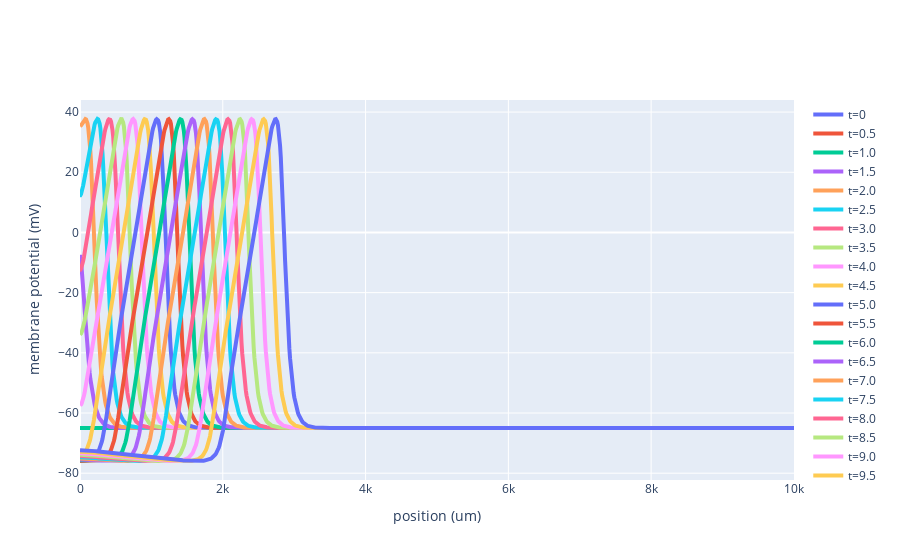

Notebook source saved alongside this figure:
### Code cell
import numpy as np
h.finitialize(-65 * mV)
my_plot = rvp.plot(plotly, name= "t=0", line={"width":4})
for tstop in np.arange(0.5, 10.5, 0.5):
    h.continuerun(tstop)
    my_plot = rvp.plot(my_plot, name=f"t={tstop}", line={"width":4})

my_plot = my_plot.update_layout({
    "xaxis_title": "position (um)",
    "yaxis_title": "membrane potential (mV)"
})

my_plot.show()

### Figure 1 — Plotly figure (JSON) as saved in the notebook; plotly's stock layout.template omitted (floating-point values rounded to 4 significant figures; data arrays with more than 128 entries replaced by an {"elided": "..."} marker saying what was removed)
{"data": [{"line": {"width": 4}, "mode": "lines", "name": "t=0", "type": "scatter", "x": {"elided": "1003 float values"}, "y": {"elided": "1003 int values"}}, {"line": {"width": 4}, "mode": "lines", "name": "t=0.5", "type": "scatter", "x": {"elided": "1003 float values"}, "y": {"elided": "1003 float values"}}, {"line": {"width": 4}, "mode": "lines", "name": "t=1.0", "type": "scatter", "x": {"elided": "1003 float values"}, "y": {"elided": "1003 float values"}}, {"line": {"width": 4}, "mode": "lines", "name": "t=1.5", "type": "scatter", "x": {"elided": "1003 float values"}, "y": {"elided": "1003 float values"}}, {"line": {"width": 4}, "mode": "lines", "name": "t=2.0", "type": "scatter", "x": {"elided": "1003 float values"}, "y": {"elided": "1003 float values"}}, {"line": {"width": 4}, "mode": "lines", "name": "t=2.5", "type": "scatter", "x": {"elided": "1003 float values"}, "y": {"elided": "1003 float values"}}, {"line": {"width": 4}, "mode": "lines", "name": "t=3.0", "type": "scatter", "x": {"elided": "1003 float values"}, "y": {"elided": "1003 float values"}}, {"line": {"width": 4}, "mode": "lines", "name": "t=3.5", "type": "scatter", "x": {"elided": "1003 float values"}, "y": {"elided": "1003 float values"}}, {"line": {"width": 4}, "mode": "lines", "name": "t=4.0", "type": "scatter", "x": {"elided": "1003 float values"}, "y": {"elided": "1003 float values"}}, {"line": {"width": 4}, "mode": "lines", "name": "t=4.5", "type": "scatter", "x": {"elided": "1003 float values"}, "y": {"elided": "1003 float values"}}, {"line": {"width": 4}, "mode": "lines", "name": "t=5.0", "type": "scatter", "x": {"elided": "1003 float values"}, "y": {"elided": "1003 float values"}}, {"line": {"width": 4}, "mode": "lines", "name": "t=5.5", "type": "scatter", "x": {"elided": "1003 float values"}, "y": {"elided": "1003 float values"}}, {"line": {"width": 4}, "mode": "lines", "name": "t=6.0", "type": "scatter", "x": {"elided": "1003 float values"}, "y": {"elided": "1003 float values"}}, {"line": {"width": 4}, "mode": "lines", "name": "t=6.5", "type": "scatter", "x": {"elided": "1003 float values"}, "y": {"elided": "1003 float values"}}, {"line": {"width": 4}, "mode": "lines", "name": "t=7.0", "type": "scatter", "x": {"elided": "1003 float values"}, "y": {"elided": "1003 float values"}}, {"line": {"width": 4}, "mode": "lines", "name": "t=7.5", "type": "scatter", "x": {"elided": "1003 float values"}, "y": {"elided": "1003 float values"}}, {"line": {"width": 4}, "mode": "lines", "name": "t=8.0", "type": "scatter", "x": {"elided": "1003 float values"}, "y": {"elided": "1003 float values"}}, {"line": {"width": 4}, "mode": "lines", "name": "t=8.5", "type": "scatter", "x": {"elided": "1003 float values"}, "y": {"elided": "1003 float values"}}, {"line": {"width": 4}, "mode": "lines", "name": "t=9.0", "type": "scatter", "x": {"elided": "1003 float values"}, "y": {"elided": "1003 float values"}}, {"line": {"width": 4}, "mode": "lines", "name": "t=9.5", "type": "scatter", "x": {"elided": "1003 float values"}, "y": {"elided": "1003 float values"}}, {"line": {"width": 4}, "mode": "lines", "name": "t=10.0", "type": "scatter", "x": {"elided": "1003 float values"}, "y": {"elided": "1003 float values"}}], "layout": {"xaxis": {"title": {"text": "position (um)"}}, "yaxis": {"title": {"text": "membrane potential (mV)"}}}}
